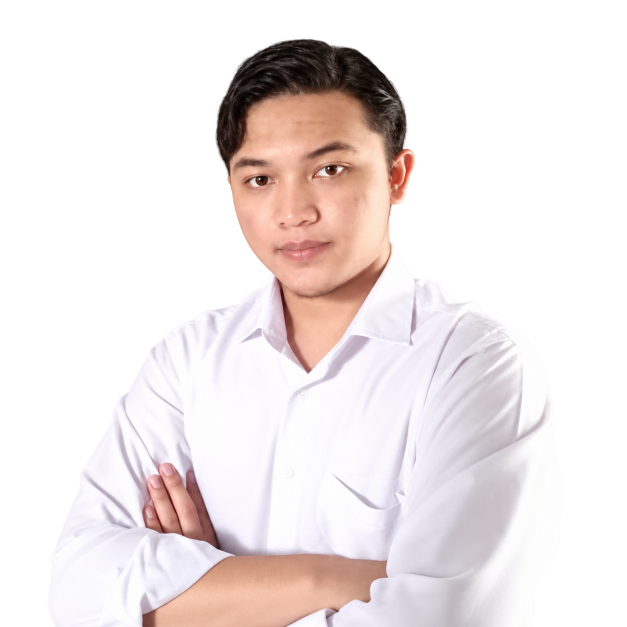
#> input picture assets/profile-cutout.png, 1254 x 1254 px (shown at 1/2 size); its folder holds 2 pictures in this run
$ python generate_profile.py
#> lines starting #> are read from the running program, lines starting #| are printed output that depends on the picture
### scripts/renderers/info_card.py
from __future__ import annotations

from html import escape

from scripts.domain.profile import Profile
from scripts.renderers.svg import PRIMARY, SECONDARY, svg_document


def render_info_card(profile: Profile) -> str:
    rows = [
        ("Role", profile.role),
        ("Frontend", profile.frontend),
        ("Backend", profile.backend),
        ("Database", profile.database),
        ("Focus", profile.focus),
    ]
    lines = [
        '<style>@keyframes enter{from{opacity:0;transform:translateX(12px)}to{opacity:1;transform:none}}.line{opacity:0;animation:enter .45s ease-out forwards}@media(prefers-reduced-motion:reduce){.line{opacity:1;animation:none}}</style>',
        f'<text x="32" y="44" fill="{PRIMARY}" font-family="ui-monospace,SFMono-Regular,Consolas,monospace" font-size="17" font-weight="700">{escape(profile.username)}@github</text>',
        f'<line x1="32" y1="60" x2="456" y2="60" stroke="{SECONDARY}" opacity=".45"/>',
    ]
    for index, (key, value) in enumerate(rows):
        y = 96 + index * 43
        delay = 0.12 + index * 0.1
        lines.append(
            f'<g class="line" style="animation-delay:{delay:.2f}s">'
            f'<text x="32" y="{y}" fill="{SECONDARY}" font-family="ui-monospace,SFMono-Regular,Consolas,monospace" font-size="14">{escape(key):10}</text>'
            f'<text x="142" y="{y}" fill="{PRIMARY}" font-family="ui-monospace,SFMono-Regular,Consolas,monospace" font-size="14">{escape(value)}</text>'
            '</g>'
        )
    return svg_document(488, 330, "\n    ".join(lines), "Professional information card")

### scripts/renderers/ascii_portrait.py
from __future__ import annotations

from pathlib import Path

from scripts.renderers.svg import svg_document
from scripts.renderers.ascii_art import ascii_art


RAMP = " .:-=+*#%@"


def _load_image(path: Path):
    try:
        from PIL import Image, ImageEnhance, ImageOps
    except ImportError as error:
        raise RuntimeError("Portrait generation requires Pillow: pip install Pillow") from error

    image = Image.open(path).convert("RGBA")
#> image is the input picture: PIL image 1254x1254 RGBA; mean R, G, B, A 106.3, 98, 97.3, 120.1
    # A bust crop keeps facial features readable inside a compact profile card.
    image = image.crop((round(image.width * .18), round(image.height * .03), round(image.width * .90), round(image.height * .70)))
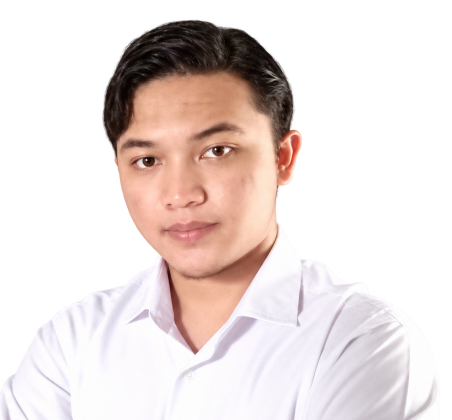
#> image: PIL image 903x840 RGBA (shown at 1/2 size); mean R, G, B, A 108.1, 96.6, 94.2, 127; transparent parts drawn white
    background = Image.new("RGBA", image.size, "black")
    background.alpha_composite(image)
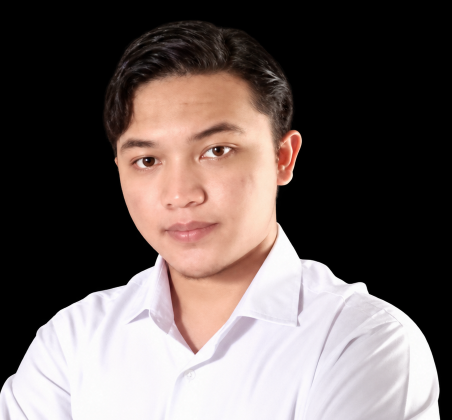
#> background: PIL image 903x840 RGBA (shown at 1/2 size); mean R, G, B, A 105.4, 94.2, 91.8, 255
    gray = ImageOps.grayscale(background.convert("RGB"))
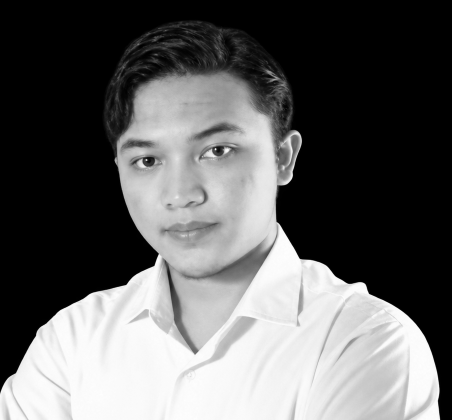
#> gray: PIL image 903x840 L (shown at 1/2 size); min 0, max 255, mean 97.3
    return ImageEnhance.Contrast(gray).enhance(1.3)
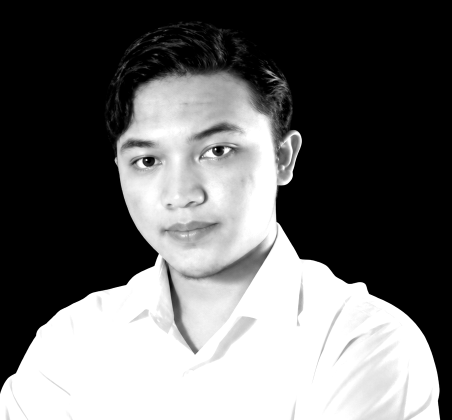
#> returned value: PIL image 903x840 L (shown at 1/2 size); min 0, max 255, mean 104.4


def portrait_rows(source: Path, columns: int = 86) -> tuple[str, ...]:
    image = _load_image(source)
    aspect = image.height / image.width
    rows = max(1, round(columns * aspect * 0.52))
    image = image.resize((columns, rows))
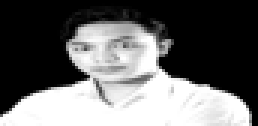
#> image: PIL image 86x42 L (shown 3 times larger); min 0, max 255, mean 104.4

    return tuple(
        "".join(RAMP[pixel * (len(RAMP) - 1) // 255] for pixel in image.crop((0, row, columns, row + 1)).getdata())
        for row in range(rows)
    )


def render_ascii_portrait(source: Path, columns: int = 86) -> str:
    rows = portrait_rows(source, columns)
#> rows = 42 items
    content, height = ascii_art(rows, 24, 20, 312, "portrait")
    return svg_document(360, int(height + 44), content, "Animated ASCII portrait")

### scripts/renderers/ascii_art.py
"""A visible, self-contained SVG portrait reveal shared by hero and portrait artwork."""

from html import escape

TONES = dict(zip(" .:-=+*#%@", ("#151d29", "#303e51", "#495a70", "#63758b", "#7e91a8", "#9bacc1", "#b5c5d8", "#cbd8e7", "#dde6f2", "#f0f5fc")))


def ascii_art(rows: tuple[str, ...], x: float, y: float, width: float, prefix: str) -> tuple[str, float]:
#> called with x = 24, y = 20, width = 312, prefix = 'portrait'
    if not rows or not rows[0]:
        return "", 0
    size = width / (len(rows[0]) * .6)
#> size = 6.05
    pitch = size * 1.15
#> pitch = 6.95
    height = len(rows) * pitch
#> height = 292
    parts = ['<style>@media(prefers-reduced-motion:reduce){.portrait-line{clip-path:none!important}.portrait-scan{display:none}}</style>']
    for index, line in enumerate(rows):
        baseline = y + size + index * pitch
        top = y + index * pitch
        clip_id = f"{prefix}-row-{index}"
        delay = .2 + index * .055
        parts.append(f'<defs><clipPath id="{clip_id}" clipPathUnits="userSpaceOnUse"><rect x="{x}" y="{top}" width="{width}" height="{pitch + 2}"><set attributeName="width" to="0" begin="0s" dur="{delay:.3f}s"/><animate attributeName="width" from="0" to="{width}" begin="{delay:.3f}s" dur=".36s" fill="freeze"/></rect></clipPath></defs>')
        characters = "".join(f'<tspan fill="{TONES.get(character, "#dce9fa")}">{escape(character)}</tspan>' for character in line)
        parts.append(f'<text class="portrait-line" clip-path="url(#{clip_id})" x="{x}" y="{baseline}" font-family="Consolas,Menlo,monospace" font-size="{size}" textLength="{width}" lengthAdjust="spacingAndGlyphs" xml:space="preserve">{characters}</text>')
#> this loop made 42 passes
#> (baseline, top, clip_id, delay) on passes 1 to 8: (26.05, 20, 'portrait-row-0', 0.2), (33, 26.95, 'portrait-row-1', 0.255), (39.95, 33.91, 'portrait-row-2', 0.31), (46.91, 40.86, 'portrait-row-3', 0.365), (53.86, 47.81, 'portrait-row-4', 0.42), (60.81, 54.77, 'portrait-row-5', 0.475), (67.77, 61.72, 'portrait-row-6', 0.53), (74.72, 68.67, 'portrait-row-7', 0.585)
#> after the loop, parts = 85 items
    duration = .55 + len(rows) * .055
#> duration = 2.86
    parts.append(f'<rect class="portrait-scan" x="{x}" y="{y}" width="{width}" height="1.5" fill="#a7c6ed" opacity="0"><animate attributeName="y" from="{y}" to="{y + height}" begin="0s" dur="{duration:.3f}s" fill="freeze"/><animate attributeName="opacity" values="0;.6;.6;0" keyTimes="0;.08;.9;1" dur="{duration:.3f}s" fill="freeze"/></rect>')
    return "".join(parts), height

### scripts/renderers/hero.py
"""Professional hero with a self-typing ASCII portrait and career information."""

from scripts.domain.profile import Profile
from scripts.renderers.primitives import document, panel, paragraph, text
from scripts.renderers.ascii_art import ascii_art


def render_hero(profile: Profile, portrait: tuple[str, ...], mobile: bool = False) -> str:
    width, height = (390, 780) if mobile else (900, 565)
    x = 26
    parts = [text(f"{profile.username} / GitHub", x, 30, 13, "#aab8cb")]
    parts.append('<g class="enter">')
    parts.append(text(profile.role, x, 83, 15, "#b8cde7"))
    parts.append(text("Wildan Setya", x, 151, 46 if mobile else 54, weight=500))
    parts.append(text("Nugraha", x, 209, 46 if mobile else 54, weight=500))
    p, y = paragraph("I turn complex business workflows into software people can use every day.", x, 254, width - 52 if mobile else 485, 18, "#e0e7f0")
    parts.append(p)
    p, y = paragraph("From hydraulic calculations to multi-gigabyte image delivery, I build the interfaces, services, and data flows that make the system work.", x, y + 13, width - 52 if mobile else 485, 16 if mobile else 14)
    parts.append(p)
    parts.append('</g>')

    cx, cy, cw, ch = (26, int(y + 25), width - 52, 460) if mobile else (565, 58, 309, 450)
    parts.append(panel(cx, cy, cw, ch, "#151d29", "#2c394b"))
    portrait_width = 265 if mobile else 257
    art, art_height = ascii_art(portrait, cx + (cw - portrait_width) / 2, cy + 20, portrait_width, "hero-portrait")
    parts.append(art)
    meta_y = cy + art_height + 46
    parts.append(f'<line x1="{cx + 24}" y1="{meta_y - 17}" x2="{cx + cw - 24}" y2="{meta_y - 17}" stroke="#2c394b"/>')
    parts.extend([
        text("Latest experience", cx + 24, meta_y + 5, 12, "#9aabc0"),
        text("Middle Full-stack Developer", cx + 24, meta_y + 34, 17, weight=500),
    ])
    p, end = paragraph("PT Neural Technologies Indonesia", cx + 24, meta_y + 59, cw - 48, 13)
    parts.append(p)
    parts.append(text("Junior  ·  2023–2025", cx + 24, end + 19, 13))
    parts.append(text("Middle  ·  2025–2026", cx + 24, end + 47, 13, "#b8cde7"))
    if not mobile:
        parts.append(text("Business platforms    /    ERP integrations    /    Web performance", 26, 540, 13, "#afc2df"))
    else:
        height = cy + ch + 56
        parts.append(text("Full-stack delivery since 2023", 26, height - 18, 13, "#afc2df"))
    return document(width, height, "".join(parts), "Wildan Setya Nugraha — Full-stack Developer")

### scripts/renderers/svg.py
from html import escape


BACKGROUND = "#0d1117"
PRIMARY = "#e6edf3"
SECONDARY = "#8b949e"
BORDER = "#30363d"


def svg_document(width: int, height: int, content: str, title: str) -> str:
    return f'''<svg xmlns="http://www.w3.org/2000/svg" width="{width}" height="{height}" viewBox="0 0 {width} {height}" role="img" aria-labelledby="title desc">
    <title id="title">{escape(title)}</title>
    <desc id="desc">{escape(title)} for Wildan Setya Nugraha</desc>
    <rect width="100%" height="100%" rx="14" fill="{BACKGROUND}" stroke="{BORDER}"/>
    {content}
</svg>
'''

### scripts/renderers/primitives.py
"""Small SVG composition helpers shared by the presentation renderers."""

from html import escape
import textwrap
from xml.etree import ElementTree as ET


FONT = "-apple-system,BlinkMacSystemFont,Segoe UI,Arial,sans-serif"
INK = "#edf0f6"
MUTED = "#aab8cb"
ANIMATION = """<style>
@keyframes enter{from{opacity:0;transform:translateY(5px)}to{opacity:1;transform:none}}
.enter{animation:enter .6s ease-out both}
@keyframes type{from{clip-path:inset(0 100% 0 0)}to{clip-path:inset(0 0 0 0)}}
.ascii-row{animation:type .5s steps(18,end) both}
@media(prefers-reduced-motion:reduce){.enter,.ascii-row{animation:none!important}}
</style>"""


def text(value: str, x: float, y: float, size: float = 14, color: str = INK, weight: int = 400) -> str:
    return f'<text x="{x}" y="{y}" font-family="{FONT}" font-size="{size}" font-weight="{weight}" fill="{color}">{escape(value)}</text>'


def paragraph(value: str, x: float, y: float, width: float, size: float = 14, color: str = MUTED) -> tuple[str, float]:
    lines = textwrap.wrap(value, width=max(1, int(width / (size * .55))), break_long_words=False, break_on_hyphens=False)
    parts = [text(line, x, y + index * size * 1.65, size, color) for index, line in enumerate(lines)]
    return "".join(parts), y + len(lines) * size * 1.65


def panel(x: float, y: float, width: float, height: float, fill: str = "#161c26", stroke: str = "#2c3442") -> str:
    return f'<rect x="{x}" y="{y}" width="{width}" height="{height}" rx="15" fill="{fill}" stroke="{stroke}"/>'


# [7 lines left out: function logo, not called in this run]


def document(width: int, height: int, content: str, title: str) -> str:
    return f'''<svg xmlns="http://www.w3.org/2000/svg" width="{width}" height="{height}" viewBox="0 0 {width} {height}" role="img" aria-labelledby="title desc">
<title id="title">{escape(title)}</title><desc id="desc">{escape(title)} — Wildan Setya Nugraha</desc>
<rect width="100%" height="100%" fill="#0d1117"/>
{ANIMATION}{content}
</svg>\n'''

### scripts/renderers/portfolio.py
"""SVG artwork for approved project stories and competency cards."""

from scripts.domain.portfolio import COMPETENCIES, PROJECTS, Project
from scripts.renderers.primitives import document, logo, panel, paragraph, text


COLORS = {
    "blue": ("#161c26", "#2c3442", "#b6cff3"),
    "teal": ("#172129", "#2b3e49", "#bce2e6"),
    "lavender": ("#1c1b26", "#363142", "#d1c2e8"),
}


def project_card(project: Project, width: int, mobile: bool = False) -> tuple[str, int]:
    fill, stroke, accent = COLORS[project.color]
    parts = [text(project.period, 26, 36, 14 if mobile else 12, accent)]
    y = 78
    for line in project.title:
        p, y = paragraph(line, 26, y, width - 52, 23, "#edf0f6")
        parts.append(p)
    p, y = paragraph(project.subtitle, 26, y + 5, width - 52, 15 if mobile else 13, accent)
    parts.append(p)
    p, y = paragraph(project.description, 26, y + 20, width - 52, 16 if mobile else 14)
    parts.append(p)
    if project.outcomes:
        y += 22
        bottom = y
        for index, (value, caption) in enumerate(project.outcomes):
            x = 26 + index * ((width - 52) / 2)
            parts.append(text(value, x, y, 25, accent, 500))
            p, end = paragraph(caption, x, y + 24, (width - 52) / 2 - 12, 15 if mobile else 12)
            parts.append(p)
            bottom = max(bottom, end)
        y = bottom
    for bullet in project.bullets:
        y += 18
        parts.append(f'<circle cx="29" cy="{y - 4}" r="2.5" fill="{accent}"/>')
        p, y = paragraph(bullet, 42, y, width - 68, 16 if mobile else 14)
        parts.append(p)
    y += 14
    x = 26
    for tag in project.tags:
        tag_width = len(tag) * 6.8 + 18
        if x + tag_width > width - 26:
            x = 26
            y += 32
        parts.append(f'<rect x="{x}" y="{y}" width="{tag_width}" height="25" rx="6" fill="{stroke}"/>')
        parts.append(text(tag, x + 9, y + 17, 12, accent))
        x += tag_width + 7
    height = int(y + 51)
    return panel(0, 0, width, height, fill, stroke) + "".join(parts), height


def render_projects(mobile: bool = False) -> str:
    width = 390 if mobile else 900
    card_width = width - 32 if mobile else 426
    cards = [project_card(project, card_width, mobile) for project in PROJECTS]
    parts = [text("Selected work", 16 if mobile else 24, 30, 22, weight=500), text("Delivered at PT Neural Technologies Indonesia", 16 if mobile else 24, 54, 13)]
    # Comparable compact cards use a two-card first row and one centred card below.
    positions = [(16, 78), (16, 100 + cards[0][1]), (16, 122 + cards[0][1] + cards[1][1])] if mobile else [(16, 78), (458, 78), (237, 100 + max(cards[0][1], cards[1][1]))]
    height = 0
    for (content, card_height), (x, y) in zip(cards, positions):
        parts.append(f'<g transform="translate({x} {y})">{content}</g>')
        height = max(height, y + card_height + 16)
    return document(width, height, "".join(parts), "Selected projects and professional experience")


def render_competencies(logos: dict[str, str], mobile: bool = False) -> str:
    width, columns = (390, 1) if mobile else (900, 3)
    card_width = 358 if mobile else 276
    parts = [text("Tools I work with", 16, 34, 22, weight=500)]
    y = 60
    for row in range(0, len(COMPETENCIES), columns):
        rendered = []
        row_height = 0
        for index, competency in enumerate(COMPETENCIES[row:row + columns]):
            inner = [logo(logos[competency.logo], 22, 23)]
            p, end = paragraph(competency.title, 64, 40, card_width - 84, 15, "#edf0f6")
            inner.append(p)
            p, end = paragraph(competency.skills, 22, max(85, end + 20), card_width - 44, 16 if mobile else 13)
            inner.append(p)
            card_height = int(end + 22)
            row_height = max(row_height, card_height)
            rendered.append((index, "".join(inner)))
        for index, content in rendered:
            x = 16 + index * (card_width + 20)
            parts.append(f'<g transform="translate({x} {y})">{panel(0, 0, card_width, row_height)}{content}</g>')
        y += row_height + 20
    return document(width, y, "".join(parts), "Core competencies and technology stack")

### scripts/generate_profile.py
from __future__ import annotations

import argparse
import json
from datetime import date
from pathlib import Path

from scripts.domain.contribution import ContributionDay
from scripts.domain.profile import WILDAN
from scripts.renderers.ascii_portrait import portrait_rows, render_ascii_portrait
from scripts.renderers.hero import render_hero
from scripts.renderers.portfolio import render_competencies, render_projects
from scripts.renderers.contribution_heatmap import render_heatmap
from scripts.renderers.info_card import render_info_card
from scripts.sources.github_contributions import fetch_contributions, parse_contributions


ROOT = Path(__file__).resolve().parent.parent


def write_text(path: Path, content: str) -> None:
    path.parent.mkdir(parents=True, exist_ok=True)
    path.write_text(content, encoding="utf-8")


# [6 lines left out: function serialize_days, not called in this run]


def load_days(path: Path) -> list[ContributionDay]:
    payload = json.loads(path.read_text(encoding="utf-8"))
    return [ContributionDay(date.fromisoformat(item["date"]), item["count"], item["level"]) for item in payload]


def main() -> None:
    parser = argparse.ArgumentParser(description="Generate Wildan's GitHub Profile README artwork")
    parser.add_argument("--offline", action="store_true", help="Use the checked-in contribution snapshot")
    mode = parser.add_mutually_exclusive_group()
    mode.add_argument("--static-only", action="store_true", help="Only regenerate professional artwork")
    mode.add_argument("--activity-only", action="store_true", help="Only refresh contribution data and heatmap")
    parser.add_argument("--html-file", type=Path, help="Parse a previously downloaded GitHub contribution page")
    args = parser.parse_args()

    assets = ROOT / "assets"
    data_path = ROOT / "data" / "contributions.json"
    if not args.activity_only:
        write_text(assets / "info-card.svg", render_info_card(WILDAN))
        write_text(assets / "profile-ascii.svg", render_ascii_portrait(assets / "profile-cutout.png"))
#> in render_ascii_portrait, `content, height = ascii_art(rows, 24, 20, 312, "portrait")`: height = 292
        portrait = portrait_rows(assets / "profile-cutout.png")
#> portrait = 42 items
        logos = {path.stem: path.read_text(encoding="utf-8") for path in (assets / "logos").glob("*.svg")}
        for mobile in (False, True):
            suffix = "-mobile" if mobile else ""
            write_text(assets / f"hero{suffix}.svg", render_hero(WILDAN, portrait, mobile))
            write_text(assets / f"projects{suffix}.svg", render_projects(mobile))
            write_text(assets / f"competencies{suffix}.svg", render_competencies(logos, mobile))
#> this loop made 1 pass

    if args.static_only:
        return
    if args.html_file:
        days = parse_contributions(args.html_file.read_text(encoding="utf-8"))
    elif args.offline:
        days = load_days(data_path)
    else:
        days = fetch_contributions(WILDAN.username)
    write_text(data_path, serialize_days(days))
    write_text(assets / "contribution-heatmap.svg", render_heatmap(days))
    write_text(assets / "contribution-heatmap-mobile.svg", render_heatmap(days, mobile=True))


if __name__ == "__main__":
#> (the run stopped early here; a loop or call above may not have finished)
